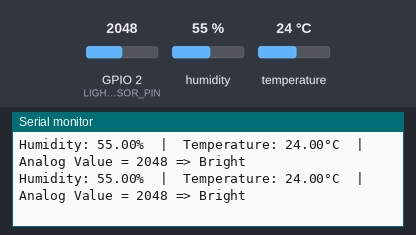
The sketch below on a simulated ESP32. Parts: the last lines printed to the serial monitor. Inputs (shaded band) come from the test bench; at power-on: GPIO 2 (LIGHT_SENSOR_PIN) = 2048, humidity 55 %, temperature 24 °C.

Above: at 2.8 s.
2.9 s: GPIO 2 (LIGHT_SENSOR_PIN) set to 1228
At 3.9 s:
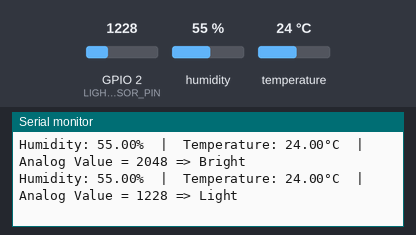
5.5 s: GPIO 2 (LIGHT_SENSOR_PIN) set to 760
At 6.9 s:
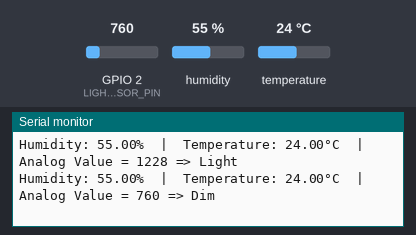
8.6 s: GPIO 2 (LIGHT_SENSOR_PIN) set to 10
At 9.7 s:
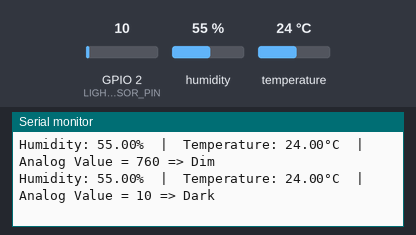
11.6 s: humidity set to 22 %
At 12.9 s:
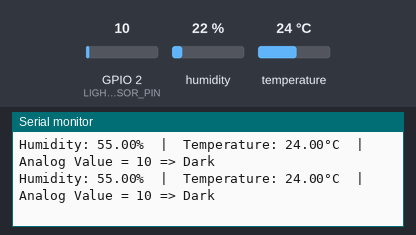
13.1 s: GPIO 2 (LIGHT_SENSOR_PIN) set to 3240
At 14.0 s:
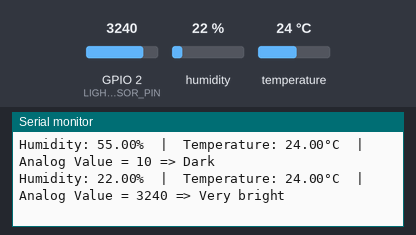
15.7 s: temperature set to 12 °C
At 16.9 s:
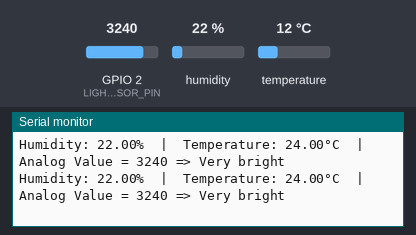

Measured:
- after the input at 2.9 s, the serial monitor: prints a new line after 0.14 s (image 1)
- after the input at 5.5 s, the serial monitor: prints a new line after 0.59 s (image 2)
- after the input at 8.6 s, the serial monitor: prints a new line after 0.53 s (image 3)
- after the input at 13.1 s, the serial monitor: prints a new line after 0.08 s (image 5)

The sketch:

Light__temperature_and_humidity.ino
```cpp
#include "DHT.h"
#define DHTPIN 4 // GPIO19
#define DHTTYPE DHT22
#define LIGHT_SENSOR_PIN 2 // ESP32 pin GPIO2

DHT dht(DHTPIN, DHTTYPE);

void setup() {
  // initialize serial communication at 9600 bits per second:
  Serial.begin(9600);
  dht.begin(); // initialize the sensor
}

void loop() {
  // wait a few seconds between measurements.
  delay(1000);

  // read humidity
  float humi  = dht.readHumidity();
  // read temperature as Celsius
  float tempC = dht.readTemperature();
  // reads the input on analog pin (value between 0 and 4095)
  int analogValue = analogRead(LIGHT_SENSOR_PIN);

  // check if any reads failed
  if (isnan(humi) || isnan(tempC)) {
    Serial.println("Failed to read from DHT sensor!");
  } else if (isnan(analogValue)) {
    Serial.println("Failed to read from light sensor!");
  } else {
    Serial.print("Humidity: ");
    Serial.print(humi);
    Serial.print("%");

    Serial.print("  |  ");

    Serial.print("Temperature: ");
    Serial.print(tempC);
    Serial.print("°C");

    Serial.print("  |  ");

    Serial.print("Analog Value = ");
    Serial.print(analogValue);   // the raw analog reading

    // We'll have a few threshholds, qualitatively determined
    if (analogValue < 50) {
      Serial.println(" => Dark");
    } else if (analogValue < 800) {
      Serial.println(" => Dim");
    } else if (analogValue < 2000) {
      Serial.println(" => Light");
    } else if (analogValue < 3200) {
      Serial.println(" => Bright");
    } else {
      Serial.println(" => Very bright");
    }
  }
}
```
